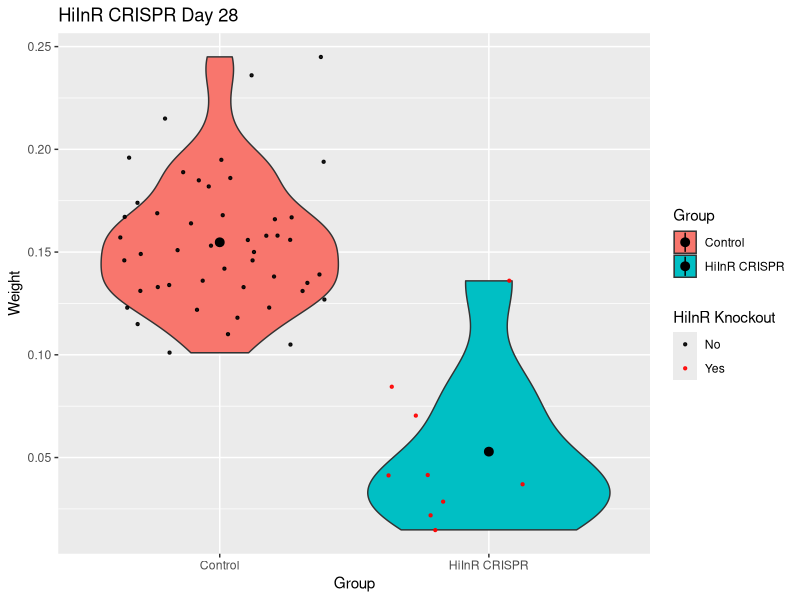
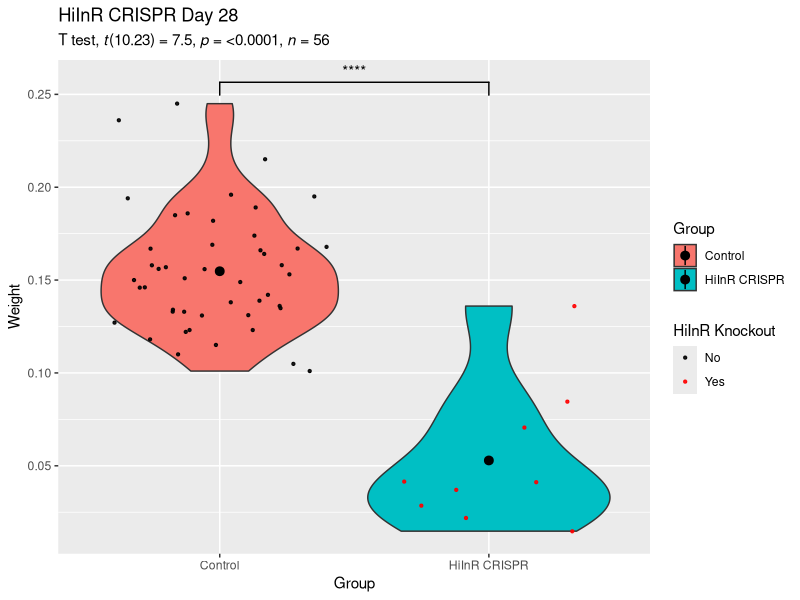

Recreate these plots in R, in order.
## ---- chunk 1
##HiInR day 28 plots for just the positive screen mutants and control group!  

setwd("/Users/leiazhao/Desktop/BSF_MPhil_R_work")

## call packages 
library(ggplot2)
library(tidyverse)
library(ggpubr)
library(rstatix)
library(magrittr)

## read in the data frame 
S6_DAY_28_MUTANTS <- read.csv("S6_DAY_28_MUTANTS.csv")

##change the P, PP, andd L in Lifestage to full names so they come up as words on plots 
S6_DAY_28_MUTANTS$Lifestage[S6_DAY_28_MUTANTS$Lifestage == "P"] <- "Pupa"
S6_DAY_28_MUTANTS$Lifestage[S6_DAY_28_MUTANTS$Lifestage == "PP"] <- "Prepupa"
S6_DAY_28_MUTANTS$Lifestage[S6_DAY_28_MUTANTS$Lifestage == "L"] <- "Larva"

##violin plot for screened samples - with mean weights and legends
HiInR_DAY_28_violin <- ggplot(S6_DAY_28_MUTANTS, aes(x = Group, y = Weight, fill  = Group))+
  geom_violin()+
  geom_jitter(aes(color=factor(KO_Guide_A)), 
             size=0.8, alpha=0.9)+
  scale_color_manual(values=c('black','red'), labels = c("No", "Yes"))+
  scale_shape_manual(values = c(4,16)) +
  stat_summary(fun.y = mean)+
  ggtitle("HiInR CRISPR Day 28")+
  labs(color = "HiInR Knockout")+
  scale_x_discrete(labels = c("Control", "HiInR CRISPR"))+
  scale_fill_discrete(labels = c("Control", "HiInR CRISPR"))

HiInR_DAY_28_violin

## stats for screened mutants and control group 
S6_DAY_28_MUTANTS %>%
  group_by(Group) %>%
  get_summary_stats(Weight, type = "mean_sd")

## run unpaired Welch's t-test 
HiInR_stat.test <- S6_DAY_28_MUTANTS %>%
  t_test(Weight ~ Group) %>%
  add_significance()
HiInR_stat.test

## add t-test results to violin plots 
HiInR_DAY_28_violin + labs(subtitle = get_test_label(HiInR_stat.test, detailed = TRUE))+
  geom_signif(comparisons = list(c("S6_GA+B", "Cas9CTRLA+B")), map_signif_level = TRUE, annotations = c("****"))

